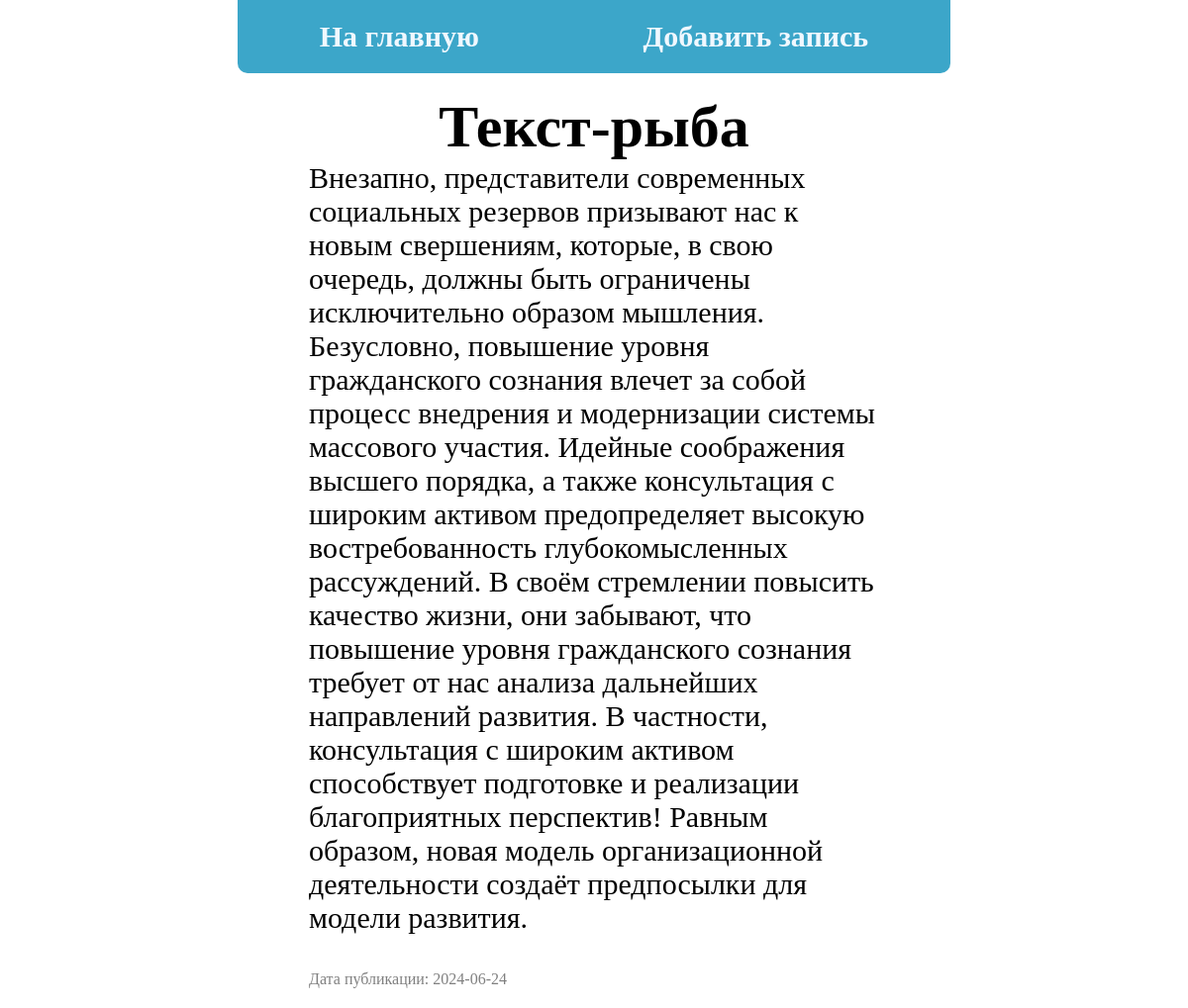
The app's page /post.php?id=35 with its own data.
### tables this page shows
CREATE TABLE `posts` (
  `id` int(11) NOT NULL,
  `title` varchar(255) NOT NULL,
  `content` text NOT NULL,
  `created_at` date NOT NULL DEFAULT current_timestamp()
);

### Src/configs/dbconfig.php (called while the page is built)
<?php
return ['host' => 'localhost', 'dbname' => 'mini_blog', 'user' => 'root', 'password' => ''];

### Src/Db.php (called while the page is built, shortened)
<?php
class Db
{
    private $pdo;
    public function __construct() {
        $dataBaseConfig = require_once __DIR__ . '/configs/dbconfig.php';
        $this->pdo = new PDO('mysql:host=' . $dataBaseConfig['host'] . ';dbname=' . $dataBaseConfig['dbname'], $dataBaseConfig['user'],$dataBaseConfig['password']);
    }
    public function queryToReadOne()
    {
        if (!empty($_GET['id'])) {
            $sqlParams[] = $_GET['id'];
        }
        $sql = "SELECT * FROM `posts` WHERE id = ?;";
        $sth = $this->pdo->prepare($sql);
        $result = $sth->execute($sqlParams);
        return $sth->fetch(PDO::FETCH_OBJ);
    }
}

### func.php (called while the page is built, shortened)
<?php
$db = new Db();

### post.php (the view, shortened to what this page needs)
<?php
require_once __DIR__ . '/func.php';
$content = $db->queryToReadOne();
?>
<?php require_once __DIR__ . '/Src/templates/header.php' ?>
<section>
    <article>
        <h2><?=$content->title?></h2>
        <p><?=$content->content?></p>
        <p class="date">Дата публикации: <?=$content->created_at?></p>
    </article>
</section>
<?php require_once __DIR__ . '/Src/templates/header.php' ?>

### Src/styles/style.css (style rules this page uses)
* { margin: 0; padding: 0; font-size: 30px; }
body { width: 60%; margin: 0 auto; }
section { width: 80%; margin: 0 auto; }
section>article { margin: 0 auto; }
section>article>h2 { font-size: 60px; text-align: center; }
.date { color: grey; margin: 36px 0 20px 0; font-size: 16px; }

### records on screen
posts: title "Текст-рыба", content "Внезапно, представители современных социальных резервов призывают нас к новым свершениям, которые, в свою очередь, должны быть ограничены исключительно образом мышления. Безусловно, повышение уровня гражданского сознания влечет за собой процесс внедрения и модернизации системы массового участия. Идейные соображения высшего порядка, а также консультация с широким активом предопределяет высокую востребованность глубокомысленных рассуждений. В своём стремлении повысить качество жизни, они забывают, что повышение уровня гражданского сознания требует от нас анализа дальнейших направлений развития. В частности, консультация с широким активом способствует подготовке и реализации благоприятных…", created_at "2024-06-24"
